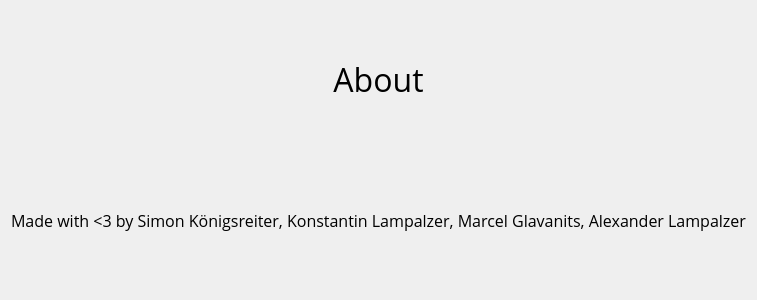
<?xml version="1.0" encoding="UTF-8"?>
<ui version="4.0">
 <class>AboutDialog</class>
 <widget class="QDialog" name="AboutDialog">
  <property name="geometry">
   <rect>
    <x>0</x>
    <y>0</y>
    <width>757</width>
    <height>300</height>
   </rect>
  </property>
  <property name="windowTitle">
   <string>Dialog</string>
  </property>
  <layout class="QGridLayout" name="gridLayout">
   <item row="0" column="0">
    <layout class="QVBoxLayout" name="verticalLayout">
     <item>
      <widget class="QLabel" name="label">
       <property name="font">
        <font>
         <family>Open Sans</family>
         <pointsize>24</pointsize>
        </font>
       </property>
       <property name="layoutDirection">
        <enum>Qt::LeftToRight</enum>
       </property>
       <property name="text">
        <string>About</string>
       </property>
       <property name="alignment">
        <set>Qt::AlignCenter</set>
       </property>
      </widget>
     </item>
     <item>
      <widget class="QLabel" name="label_2">
       <property name="font">
        <font>
         <family>Open Sans</family>
         <pointsize>12</pointsize>
        </font>
       </property>
       <property name="text">
        <string>Made with &lt;3 by Simon Königsreiter, Konstantin Lampalzer, Marcel Glavanits, Alexander Lampalzer</string>
       </property>
       <property name="alignment">
        <set>Qt::AlignCenter</set>
       </property>
      </widget>
     </item>
    </layout>
   </item>
  </layout>
 </widget>
 <resources/>
 <connections/>
</ui>
